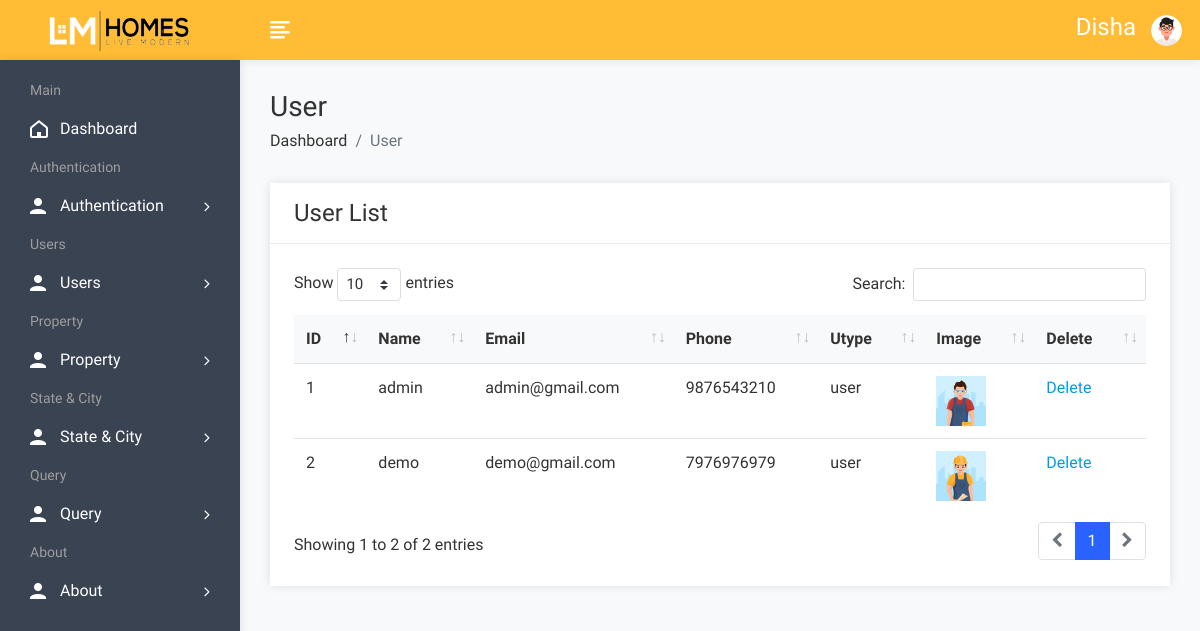
The app's page /admin/userlist.php (signed in) with its own data.
### tables this page shows
CREATE TABLE `user` (
  `uid` int(50) NOT NULL,
  `uname` varchar(100) NOT NULL,
  `uemail` varchar(100) NOT NULL,
  `uphone` varchar(20) NOT NULL,
  `upass` varchar(50) NOT NULL,
  `utype` varchar(50) NOT NULL,
  `uimage` varchar(300) NOT NULL
);

### admin/userlist.php (the view, shortened to what this page needs)
<!DOCTYPE html>
<html lang="en">
<head>
        <link rel="stylesheet" href="assets/css/bootstrap.min.css">
        <link rel="stylesheet" href="assets/css/font-awesome.min.css">
        <link rel="stylesheet" href="assets/css/feathericon.min.css">
		<link rel="stylesheet" href="assets/plugins/datatables/dataTables.bootstrap4.min.css">
		<link rel="stylesheet" href="assets/plugins/datatables/responsive.bootstrap4.min.css">
		<link rel="stylesheet" href="assets/plugins/datatables/select.bootstrap4.min.css">
		<link rel="stylesheet" href="assets/plugins/datatables/buttons.bootstrap4.min.css">
        <link rel="stylesheet" href="assets/css/style.css">
    </head>
    <body>
				<?php include("header.php"); ?>
            <div class="page-wrapper">
                <div class="content container-fluid">
					<div class="page-header">
						<div class="row">
							<div class="col">
								<h3 class="page-title">User</h3>
								<ul class="breadcrumb">
									<li class="breadcrumb-item"><a href="dashboard.php">Dashboard</a></li>
									<li class="breadcrumb-item active">User</li>
								</ul>
							</div>
						</div>
					</div>
					<div class="row">
						<div class="col-sm-12">
							<div class="card">
								<div class="card-header">
									<h4 class="card-title">User List</h4>
								</div>
								<div class="card-body">
									<table id="basic-datatable" class="table">
                                            <thead>
                                                <tr>
                                                    <th>ID</th>
                                                    <th>Name</th>
                                                    <th>Email</th>
                                                    <th>Phone</th>
                                                    <th>Utype</th>
													<th>Image</th>
                                                    <th>Delete</th>
                                                </tr>
                                            </thead>
                                            <tbody>
											<?php
												$query=mysqli_query($con,"select * from user where utype='user'");
												$cnt=1;
												while($row=mysqli_fetch_row($query))
													{
											?>
                                                <tr>
                                                    <td><?php echo $cnt; ?></td>
                                                    <td><?php echo $row['1']; ?></td>
                                                    <td><?php echo $row['2']; ?></td>
                                                    <td><?php echo $row['3']; ?></td>
                                                    <td><?php echo $row['5']; ?></td>
													<td><img src="user/<?php echo $row['6']; ?>" height="50px" width="50px"></td>
                                                    <td><a href="userdelete.php?id=<?php echo $row['0']; ?>">Delete</a></td>
                                                </tr>
                                                <?php
												$cnt=$cnt+1;
												}
												?>
                                            </tbody>
                                        </table>
								</div>
							</div>
						</div>
					</div>
				</div>
			</div>
    </body>
</html>

### records on screen
user: uname "admin", uemail "admin@gmail.com", uphone "9876543210", utype "user", uimage (picture)
user: uname "demo", uemail "demo@gmail.com", uphone "7976976979", utype "user", uimage (picture)

### other values on screen
$_SESSION['auser'] "Disha"
